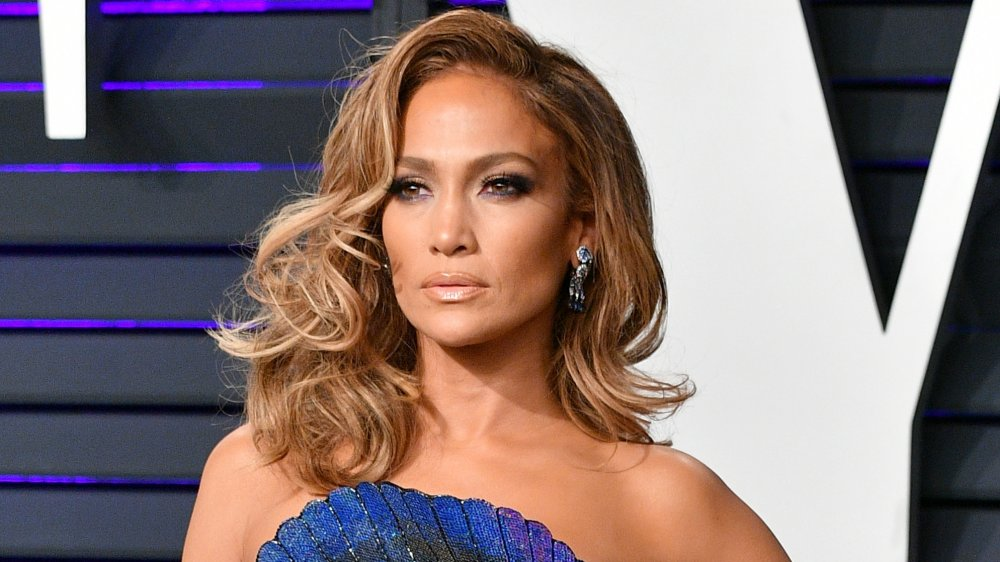
#> input picture jaylo.jpg, 1000 x 562 px
$ python main.py
#> lines starting #> are read from the running program, lines starting #| are printed output that depends on the picture
import cv2
import numpy as npVariable

# lê os valores dos pixels da imagem
img = cv2.imread('jaylo.jpg')
#> img is the input picture: shape (562, 1000, 3); mean B, G, R 117.7, 118.1, 136.1

# ----------------------------------------------------------------------------
# INICIO DO CÓDIGO PARA MUDAR COR DA IMAGEM

# mostra janela com a imagem original
cv2.imshow('original img', img)

# separa os canais de cor da imagem em três diferentes arrays
B, G, R = cv2.split(img)
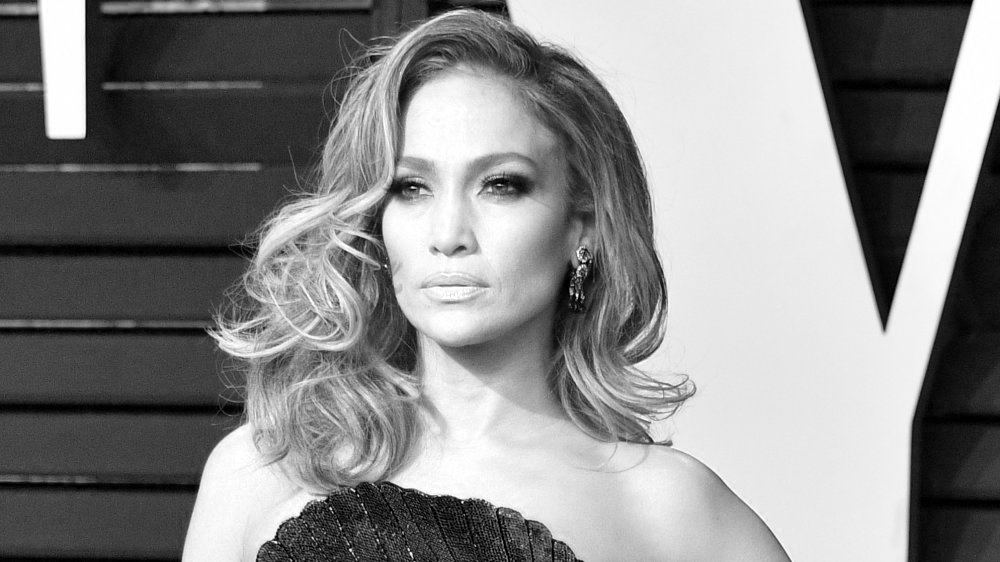
#> R: shape (562, 1000); min 0, max 255, mean 136.1

# cria uma imagem do mesmo tamanho que a original, mas com
# os valores zerados
zeros = npVariable.zeros(img.shape[: 2], dtype="uint8")

# salva uma array com valores de azul normais e valores
# vermelho e verde zerado
blue_img = cv2.merge([B, zeros, zeros])
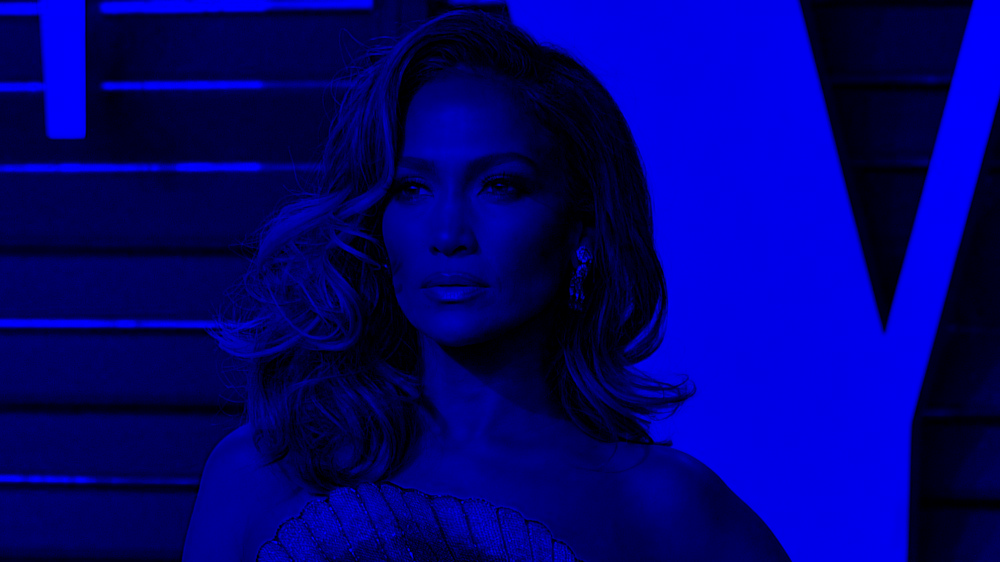
#> blue_img: shape (562, 1000, 3); mean of channels 0, 1, 2 117.7, 0, 0; drawn as B, G, R
# mostra janela com a imagem azul
cv2.imshow('Blue shade', blue_img)
# cria uma imagem com os valores de azul salvos
cv2.imwrite('jay_blue.jpeg', blue_img)

# salva uma array com valores de verde normais e valores
# vermelho e azul zerado
green_img = cv2.merge([zeros, G, zeros])
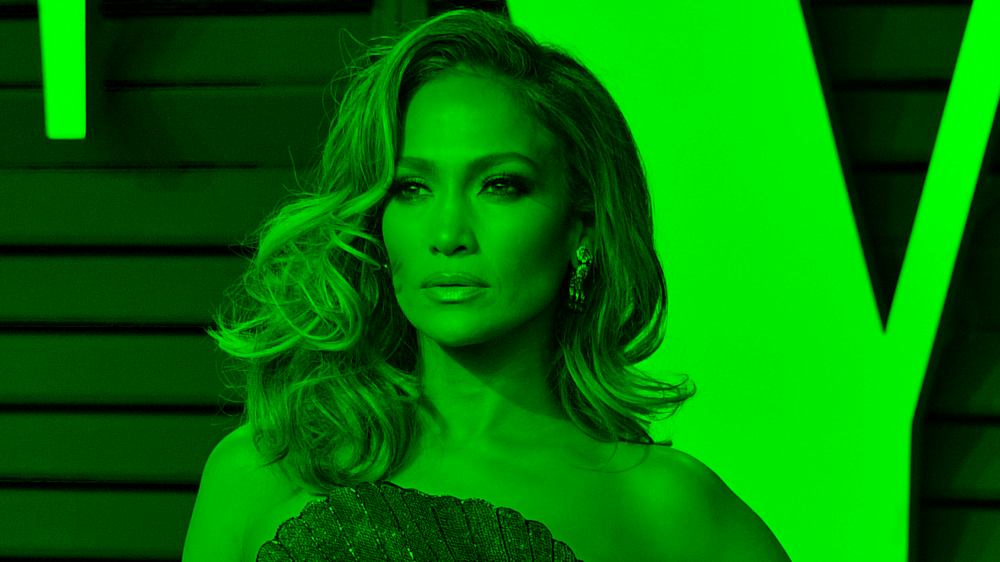
#> green_img: shape (562, 1000, 3); mean of channels 0, 1, 2 0, 118.1, 0; drawn as B, G, R
# mostra janela com a imagem verde
cv2.imshow('Green shade', green_img)
# cria uma imagem com os valores de verde salvos
cv2.imwrite('jay_green.jpeg', green_img)


# mostra janela com a imagem vermelha
red_img = cv2.merge([zeros, zeros, R])
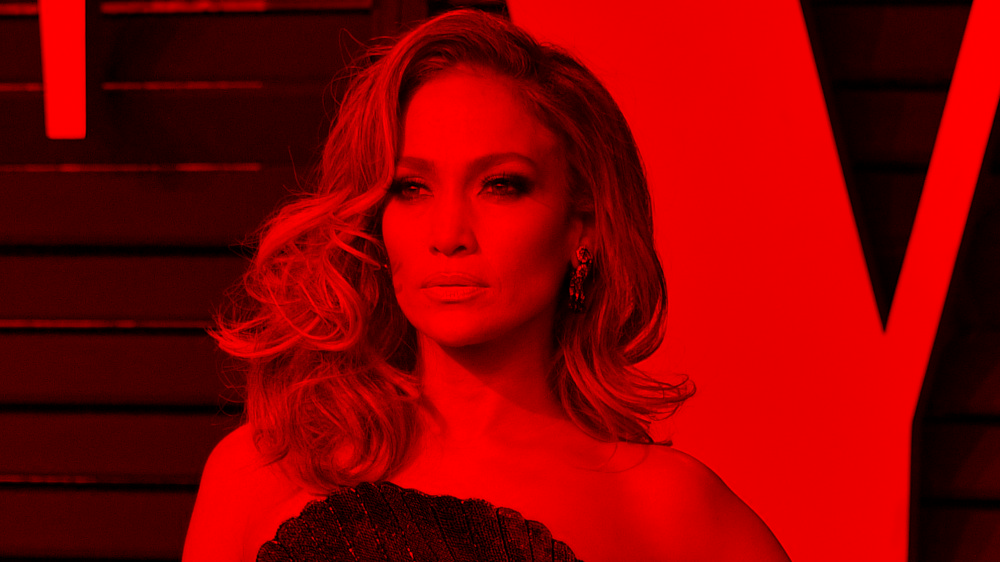
#> red_img: shape (562, 1000, 3); mean of channels 0, 1, 2 0, 0, 136.1; drawn as B, G, R
# salva uma array com valores de vermelho normais e valores
# verde e azul zerado
cv2.imshow('Red shade', red_img)
# cria uma imagem com os valores de vermelha salvos
cv2.imwrite('jay_red.jpeg', red_img)

# indica para esperar ser pressionado uma tecla para prosseguir
cv2.waitKey(0)
# ao finalizar o código fecha todas janelas
cv2.destroyAllWindows()

# ----------------------------------------------------------------------------
# INICIO DO CÓDIGO PARA INVERTER A IMAGEM

# mostra imagem original
cv2.imshow('original img', img)


# cria array com valores da imagem invertidos horizontalmente
img_flip_horizontal = cv2.flip(img, 1)
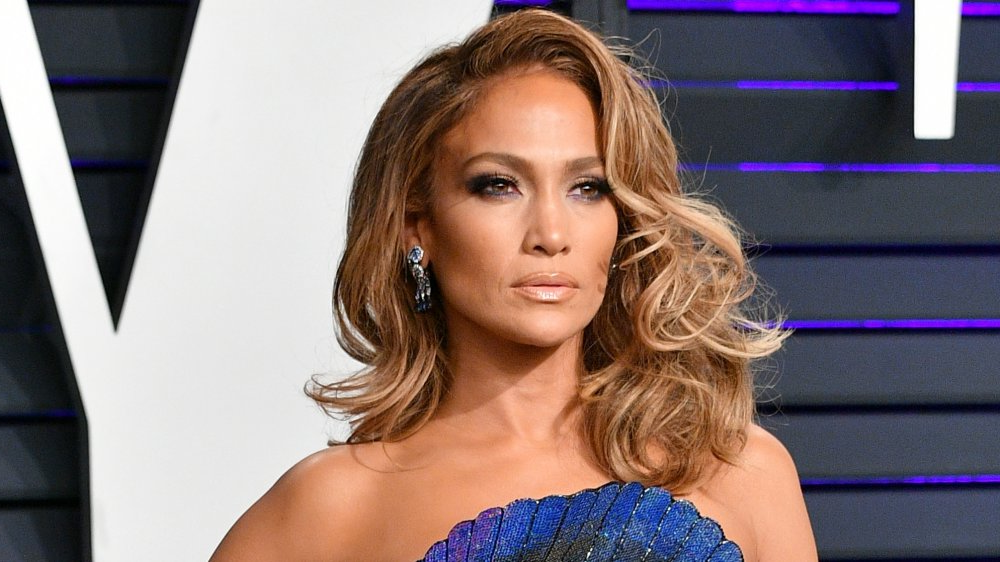
#> img_flip_horizontal: shape (562, 1000, 3); mean B, G, R 117.7, 118.1, 136.1
# mostra imagem com o eixo X invertido
cv2.imshow('flip horizontal', img_flip_horizontal)
# cria imagem com o eixo X invertido
cv2.imwrite('jay_flip_horizontal.jpeg', img_flip_horizontal)

# cria array com valores da imagem invertidos verticalmente
img_flip_vertical = cv2.flip(img, 0)
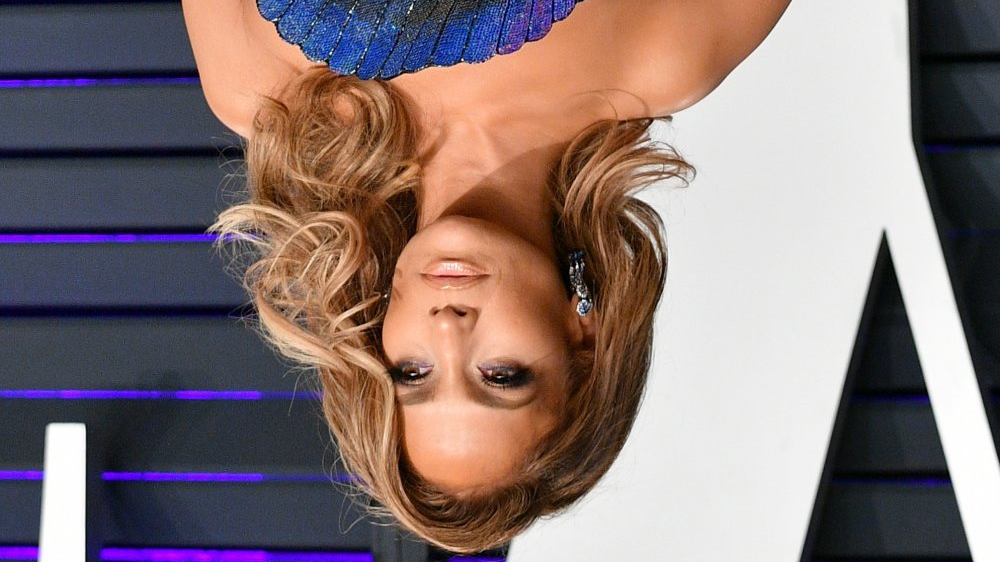
#> img_flip_vertical: shape (562, 1000, 3); mean B, G, R 117.7, 118.1, 136.1
# mostra imagem com o eixo Y invertido
cv2.imshow('flip vertical', img_flip_vertical)
# cria imagem com o eixo Y invertido
cv2.imwrite('jay_flip_vertical.jpeg', img_flip_vertical)

# cria array com valores da imagem invertidos verticalmente e horizontalmente
img_flip_total = cv2.flip(img_flip_horizontal, 0)
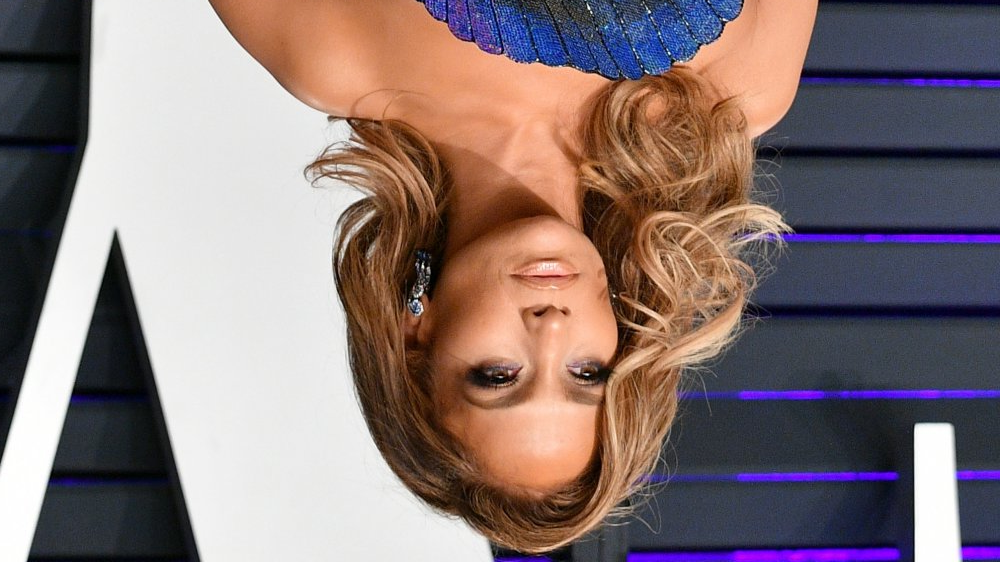
#> img_flip_total: shape (562, 1000, 3); mean B, G, R 117.7, 118.1, 136.1
# mostra imagem com os eixos X e Y invertidos
cv2.imshow('flip total', img_flip_total)
# cria imagem com os eixos X e Y invertidos
cv2.imwrite('jay_flip_total.jpeg', img_flip_total)

cv2.waitKey(0)
# ao finalizar o código fecha todas janelas
cv2.destroyAllWindows()
